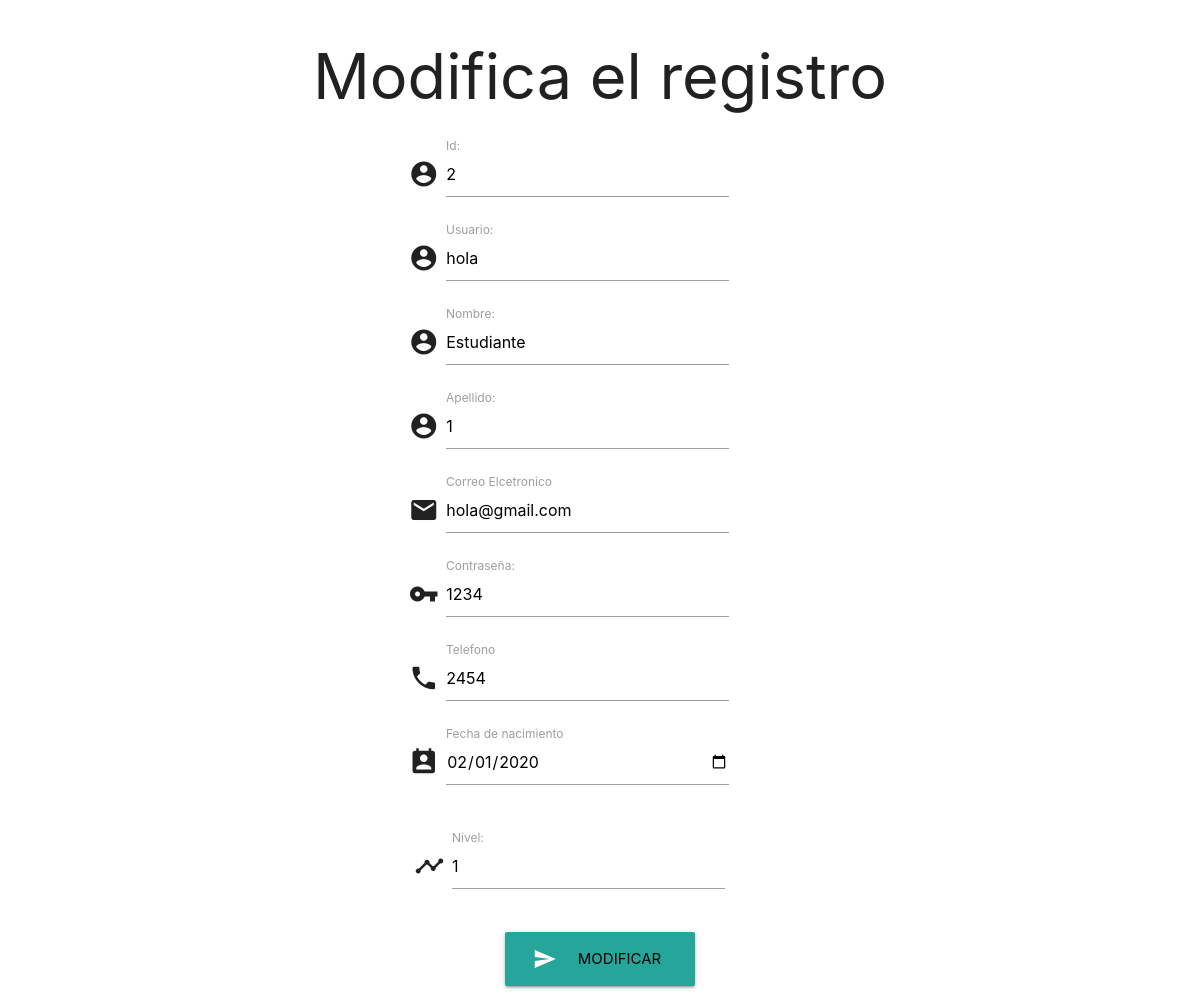
Screenshot of /editar.php?var=2 (signed in) with the database file from the repository.
### tables this page shows
CREATE TABLE `usuarios` (
  `id` int(5) NOT NULL,
  `usuario` varchar(10) NOT NULL,
  `clave` int(10) NOT NULL,
  `correo` varchar(30) NOT NULL,
  `telefono` int(30) NOT NULL,
  `nombre` varchar(30) NOT NULL,
  `apellido` varchar(25) NOT NULL,
  `fecha de nacimiento` date NOT NULL,
  `genero` varchar(2) NOT NULL,
  `nivel` int(3) NOT NULL
);

### editar.php (the view, shortened to what this page needs)
<?php
 include("Config.php");
if (isset ($_GET['var'])){
	$id=$_GET['var'];
$sql = "SELECT * FROM usuarios WHERE id='$id' ";
$result = $conn->query($sql);
	if ($result->num_rows > 0) {
	$row = $result->fetch_assoc();
	}
}
?>
<!doctype html>
<html>
<head>
    <?php
        include ('head.php');
    ?>
</head>
<body >
	<div class="conatiner center">
	<h1>Modifica el registro</h1>
	</div>
	<div class="container center">
    <div class="row">
    <form class="col s12" method="post" action="">
      <div class="row">
		  <div class="input-field col s5 offset-s3">
           <i class="material-icons prefix">account_circle</i>
          <input placeholder="Id" id="first_name" type="text" class="validate" name="id" value="<?php echo $row["id"]?>">
          <label for="first_name">Id:</label>
        </div>
        <div class="input-field col s5 offset-s3">
           <i class="material-icons prefix">account_circle</i>
          <input placeholder="Usuario" id="first_name" type="text" class="validate" name="usuario" value="<?php echo $row["usuario"]?>">
          <label for="first_name">Usuario:</label>
        </div>
        <div class="input-field col s5 offset-s3">
           <i class="material-icons prefix">account_circle</i>
          <input placeholder="Nombre"id="last_name" type="text" class="validate" name="nombre" value="<?php echo $row["nombre"]?>">
          <label for="last_name">Nombre:</label>
        </div>
        <div class="input-field col s5 offset-s3">
           <i class="material-icons prefix">account_circle</i>
          <input placeholder="Apellido"id="last_name" type="text" class="validate" name="apellido" value="<?php echo $row["apellido"]?>">
          <label for="last_name">Apellido:</label>
        </div>
        <div class="input-field col s5 offset-s3">
          <i class="material-icons prefix">email</i>
          <input id="email" type="email" class="validate" name="correo" value="<?php echo $row["correo"]?>">
          <label for="email">Correo Elcetronico</label>
        </div>
		   <div class="input-field col s5 offset-s3">
           <i class="material-icons prefix">vpn_key</i>
          <input placeholder="Contraseña" id="password" type="text"class="validate" name="clave" value="<?php echo $row["clave"]?>">
          <label for="first_name">Contraseña:</label>
        </div>
         <div class="input-field col s5 offset-s3">
          <i class="material-icons prefix">phone</i>
          <input id="icon_telephone" type="tel" class="validate" name="telefono" value="<?php echo $row["telefono"]?>">
          <label for="icon_telephone">Telefono</label>
         </div>
        <div class="input-field col s5 offset-s3">
           <i class="material-icons prefix">perm_contact_calendar</i>
            <input id="calendario" type="date" name="fechadenac" value="<?php echo $row["fecha de nacimiento"]?>">
            <label >Fecha de nacimiento</label>
        </div>
		  </div>
		 <div class="input-field col s5 offset-s3">
           <i class="material-icons prefix">timeline</i>
          <input placeholder="Nivel" id="tel" type="text" class="validate" name="nivel" value="<?php echo $row["nivel"]?>">
          <label for="first_name">Nivel:</label>
        </div>
		 </div>
		  <div class="row center">
        <a class="waves-effect waves-light btn-large shake-slow"><i class="material-icons left  ">send</i><input type="submit" value="modificar" name="modificar"></input></a>
      </div>
		</div>
</body>
</html>

### rows the page displays
usuarios: id "2", usuario "hola", nombre "Estudiante", apellido "1", correo "hola@gmail.com", clave "1234", telefono "2454", fechadenac "02/01/2020", nivel "1"
